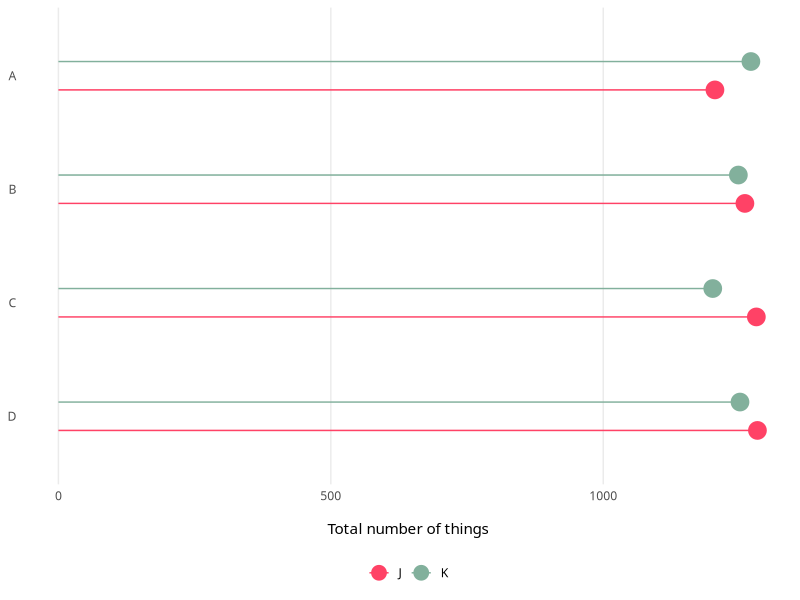
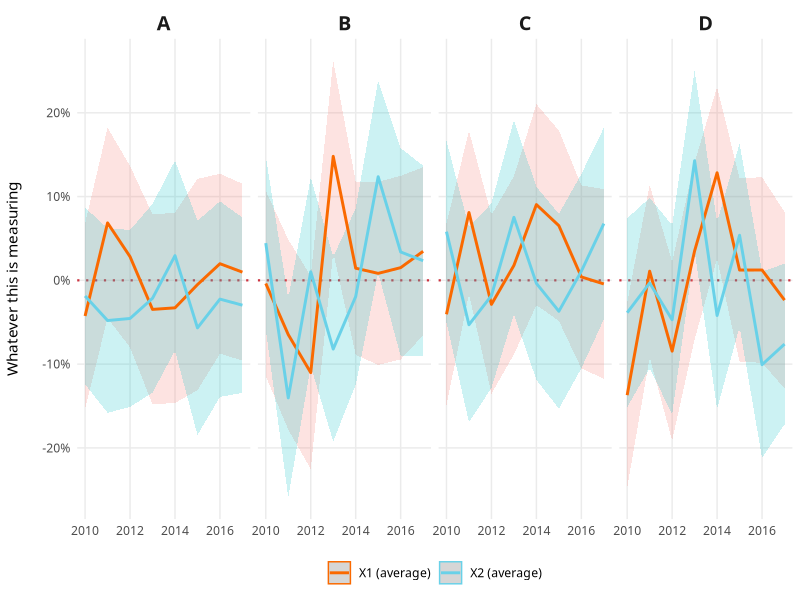
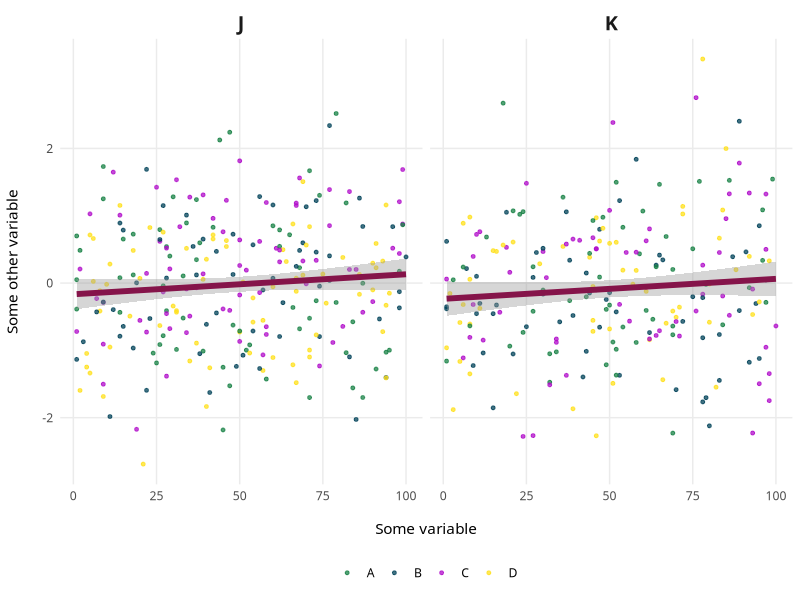
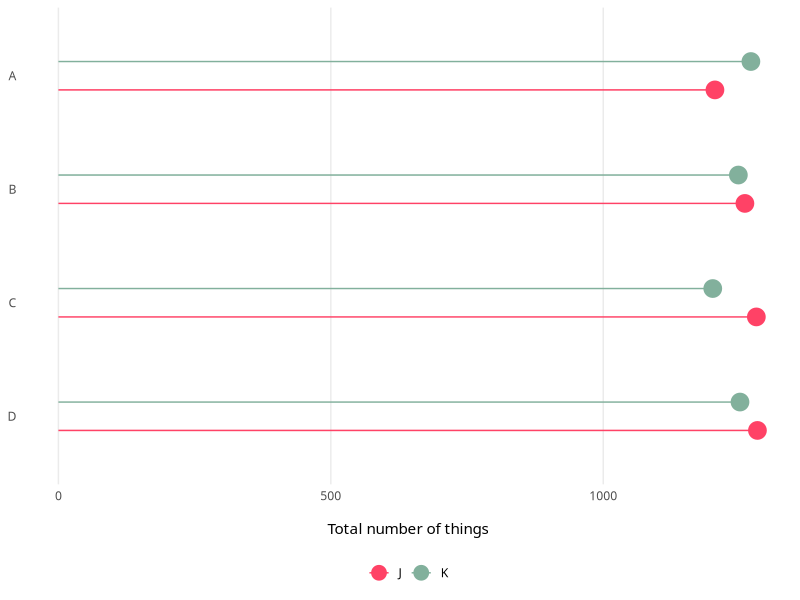
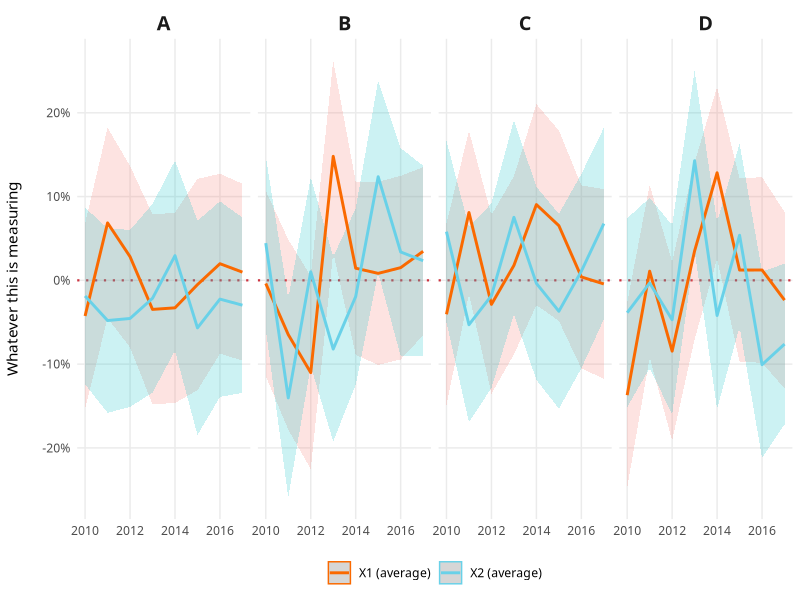
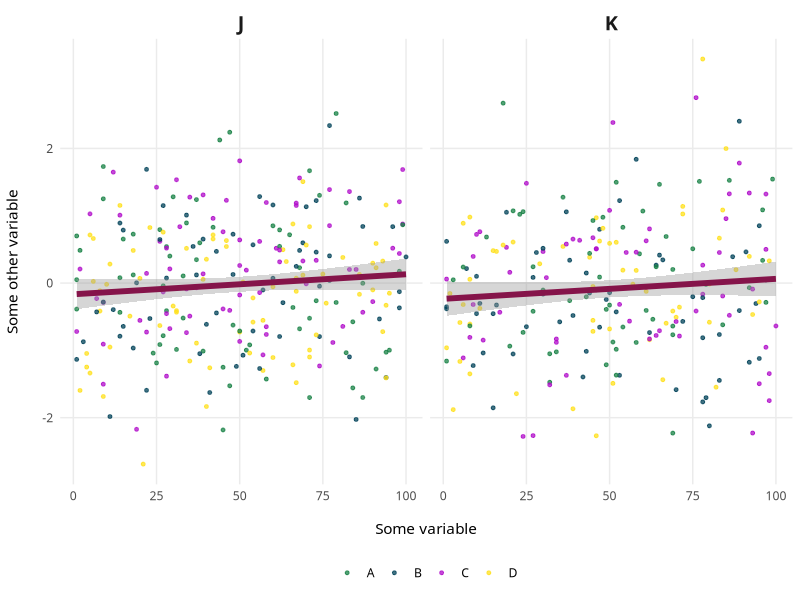

The R source for these figures, in order:
## ---- chunk 1
library(tidyverse)
library(forcats)  # For factors
library(scales)  # For nicer scales

set.seed(1234)  # Make all random draws the same
example_data <- data_frame(x1 = rnorm(10000),
                           x2 = rnorm(10000),
                           y1 = sample(1:100, 10000, replace = TRUE),
                           y2 = sample(LETTERS[1:4], 10000, replace = TRUE),
                           y3 = sample(LETTERS[10:11], 10000, replace = TRUE),
                           year = sample(2010:2017, 10000, replace = TRUE)) %>%
  arrange(y2, year)

# write_csv(example_data, "data/example_data.csv")
## ---- chunk 2
my_beautiful_fancy_theme <- theme_minimal(base_family = "Source Sans Pro") +
  theme(legend.position = "bottom",
        panel.background = element_rect(fill = "transparent", colour = NA),
        plot.background = element_rect(fill = "transparent", colour = NA),
        axis.title.x = element_text(margin = margin(t = 15)),
        axis.title.y = element_text(margin = margin(r = 15)),
        strip.text = element_text(family = "Source Sans Pro", face = "bold",
                                  size = rel(1.3)))
## ---- chunk 3
example_data_summarized <- example_data %>%
  group_by(y2, y3) %>%
  summarize(n = n())

figure1 <- ggplot(example_data_summarized, aes(x = n, y = fct_rev(y2), color = y3)) +
  geom_pointrange(aes(xmin = 0, xmax = n), position = position_dodge(width = 0.5),
                  size = 1, fatten = 5) +
  labs(x = "Total number of things", y = NULL) +
  guides(color = guide_legend(title = NULL)) +
  scale_color_manual(values = c("#FF4266", "#82B09C")) +
  my_beautiful_fancy_theme + 
  theme(panel.grid.minor = element_blank(),
        panel.grid.major.y = element_blank())

figure1

ggsave(figure1, filename = "output/figure1.pdf", device = cairo_pdf,
       width = 6, height = 4, units = "in", bg = "transparent")
## ---- chunk 4
example_data_time <- example_data %>%
  pivot_longer(cols = c(x1, x2), names_to = "x_names", values_to = "value") %>%
  group_by(x_names, year, y2) %>%
  summarize(x_avg = mean(value),
            error = sd(value) / sqrt(length(value))) %>%
  ungroup() %>%
  mutate(upper = x_avg + (1.96 * error),
         lower = x_avg - (1.96 * error)) %>%
  mutate(x_names = recode(x_names, 
                          x1 = "X1 (average)",
                          x2 = "X2 (average)"))

figure2 <- ggplot(example_data_time, aes(x = year, y = x_avg, color = x_names)) +
  geom_hline(yintercept = 0, size = 0.75, color = "#CC3340", linetype = "dotted") +
  geom_ribbon(aes(ymin = lower, ymax = upper, fill = x_names, color = NULL), alpha = 0.2) +
  geom_line(size = 1) + 
  scale_color_manual(values = c("#FA6900", "#69D1E8")) + 
  scale_y_continuous(labels = percent) +
  guides(color = guide_legend(title = NULL), fill = FALSE) +
  labs(x = NULL, y = "Whatever this is measuring") +
  facet_wrap(~ y2, nrow = 1) + 
  my_beautiful_fancy_theme + 
  theme(panel.grid.minor = element_blank())

figure2

ggsave(figure2, filename = "output/figure2.pdf", device = cairo_pdf,
       width = 16, height = 3, units = "in", bg = "transparent")
## ---- chunk 5
# There are a lot of points here and they're all random and pointless, so I
# simplify this graphic by just taking a subset of them
example_data_subset <- example_data %>%
  sample_n(500)
  
figure3 <- ggplot(example_data_subset, aes(x = y1, y = x2, color = y2)) +
  geom_point(size = 1, alpha = 0.75) + 
  geom_smooth(method = "lm", color = "#85144A", size = 2) +
  labs(x = "Some variable", y = "Some other variable") +
  guides(color = guide_legend(title = NULL)) +
  scale_color_manual(values = c("#188146", "#004259", "#B00DC9", "#FFE01C")) +
  facet_wrap(~ y3) +
  my_beautiful_fancy_theme + 
  theme(panel.grid.minor = element_blank())

figure3

ggsave(figure3, filename = "output/figure3.pdf", device = cairo_pdf,
       width = 6, height = 4, units = "in", bg = "transparent")
